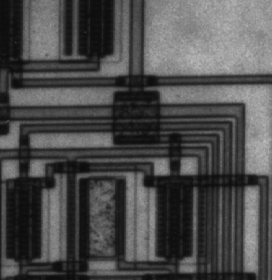
#> input picture Digital_Image_Processing/exp_1/circuit.tif, 272 x 280 px
$ python exp_1_5.py
#> lines starting #> are read from the running program, lines starting #| are printed output that depends on the picture
# -*- coding:utf-8 -*-

import matplotlib.pyplot as plt
import Image
import matplotlib.cm as cm
import numpy as np

fig = plt.figure()
circuit_0 = np.asarray(Image.open('circuit.tif').convert('L'))/float(255)
ax1 = fig.add_subplot(221)
ax1.imshow(circuit_0,cmap=cm.gray)
ax1.set_title('input image')
r = np.arange(0,1+0.0001,0.0001)
s = 1 - r
ax3 = fig.add_subplot(2,2,(3,4))
ax3.plot(r,s)
ax3.set_xlabel('r')
ax3.set_ylabel('s')
ax3.set_title('s-r')

circuit_1 = circuit_0.copy()
(M,N) = circuit_0.shape
#> M = 280; N = 272
for m in range(M):
    for n in range(N):
        circuit_1[m,n] = 1 - circuit_0[m,n]
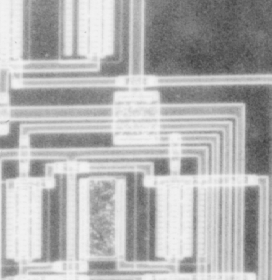
#> circuit_1: shape (280, 272) float64; min 0.251, max 0.953, mean 0.701
ax2 = fig.add_subplot(222)
ax2.imshow(circuit_1,cmap=cm.gray)
ax2.set_title('output image')
fig.suptitle('exp_1_5')
fig.savefig('exp_1_5.jpg')
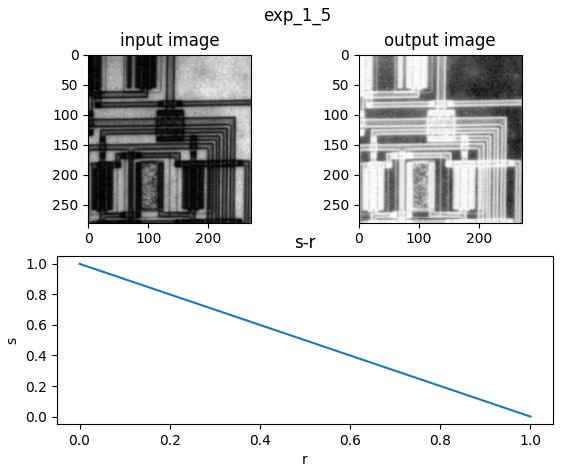
#> figure drawn by matplotlib, 3 panels; panel 2: curve peaks at x = 0, y = 1

$ run again, with Digital_Image_Processing/exp_1/kids.tif copied over Digital_Image_Processing/exp_1/circuit.tif
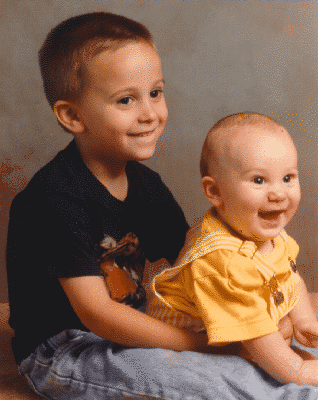
#> input picture Digital_Image_Processing/exp_1/kids.tif, 318 x 400 px
#> after the loop `for m in range(M):`:
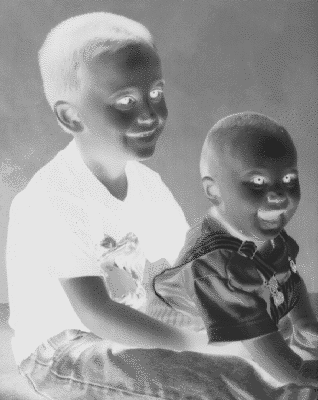
#> circuit_1: shape (400, 318) float64; min 0.149, max 0.902, mean 0.59
#> `fig.savefig('exp_1_5.jpg')`:
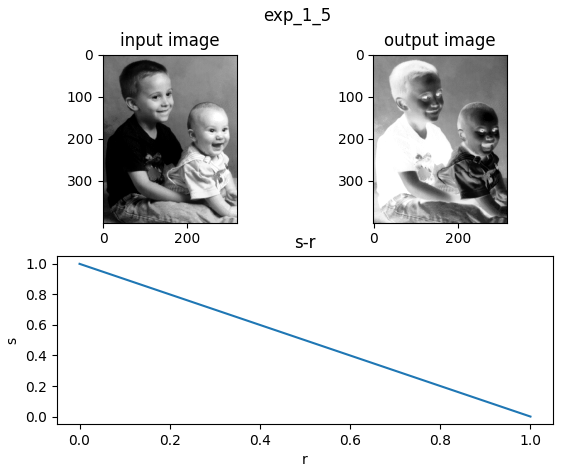
#> figure drawn by matplotlib, 3 panels; panel 2: curve peaks at x = 0, y = 1

$ run again, with Digital_Image_Processing/exp_1/rice.png saved as Digital_Image_Processing/exp_1/circuit.tif
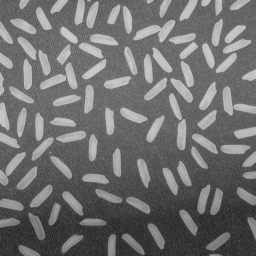
#> input picture Digital_Image_Processing/exp_1/rice.png, 256 x 256 px
#> after the loop `for m in range(M):`:
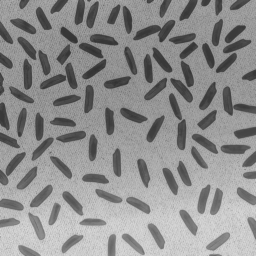
#> circuit_1: shape (256, 256) float64; min 0.2, max 0.843, mean 0.564
#> `fig.savefig('exp_1_5.jpg')`:
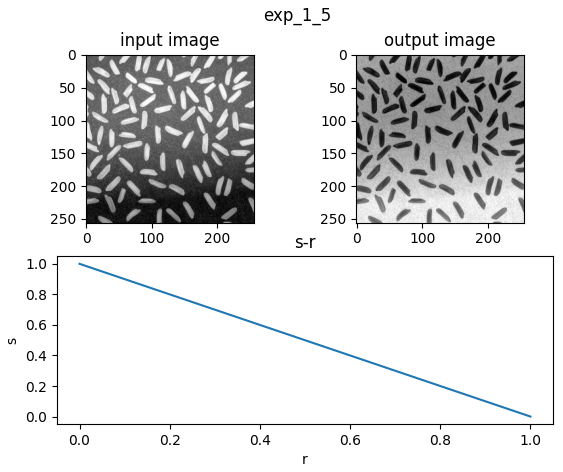
#> figure drawn by matplotlib, 3 panels; panel 2: curve peaks at x = 0, y = 1
